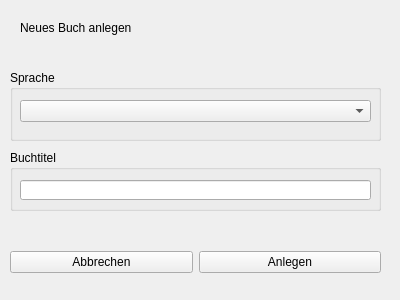
<?xml version="1.0" encoding="UTF-8"?>
<ui version="4.0">
 <class>Form</class>
 <widget class="QWidget" name="Form">
  <property name="geometry">
   <rect>
    <x>0</x>
    <y>0</y>
    <width>400</width>
    <height>300</height>
   </rect>
  </property>
  <property name="windowTitle">
   <string>Form</string>
  </property>
  <widget class="QLabel" name="label">
   <property name="geometry">
    <rect>
     <x>20</x>
     <y>20</y>
     <width>141</width>
     <height>16</height>
    </rect>
   </property>
   <property name="text">
    <string>Neues Buch anlegen</string>
   </property>
  </widget>
  <widget class="QGroupBox" name="groupBox">
   <property name="geometry">
    <rect>
     <x>10</x>
     <y>70</y>
     <width>371</width>
     <height>71</height>
    </rect>
   </property>
   <property name="title">
    <string>Sprache</string>
   </property>
   <widget class="QComboBox" name="cBSprache">
    <property name="geometry">
     <rect>
      <x>10</x>
      <y>30</y>
      <width>351</width>
      <height>22</height>
     </rect>
    </property>
   </widget>
  </widget>
  <widget class="QGroupBox" name="groupBox_2">
   <property name="geometry">
    <rect>
     <x>10</x>
     <y>150</y>
     <width>371</width>
     <height>61</height>
    </rect>
   </property>
   <property name="title">
    <string>Buchtitel</string>
   </property>
   <widget class="QLineEdit" name="tfBuchtitel">
    <property name="geometry">
     <rect>
      <x>10</x>
      <y>30</y>
      <width>351</width>
      <height>20</height>
     </rect>
    </property>
   </widget>
  </widget>
  <widget class="QWidget" name="layoutWidget">
   <property name="geometry">
    <rect>
     <x>10</x>
     <y>250</y>
     <width>371</width>
     <height>25</height>
    </rect>
   </property>
   <layout class="QHBoxLayout" name="horizontalLayout">
    <item>
     <widget class="QPushButton" name="btnAbbrechen">
      <property name="text">
       <string>Abbrechen</string>
      </property>
     </widget>
    </item>
    <item>
     <widget class="QPushButton" name="btnAnlegen">
      <property name="text">
       <string>Anlegen</string>
      </property>
     </widget>
    </item>
   </layout>
  </widget>
 </widget>
 <resources/>
 <connections/>
</ui>
